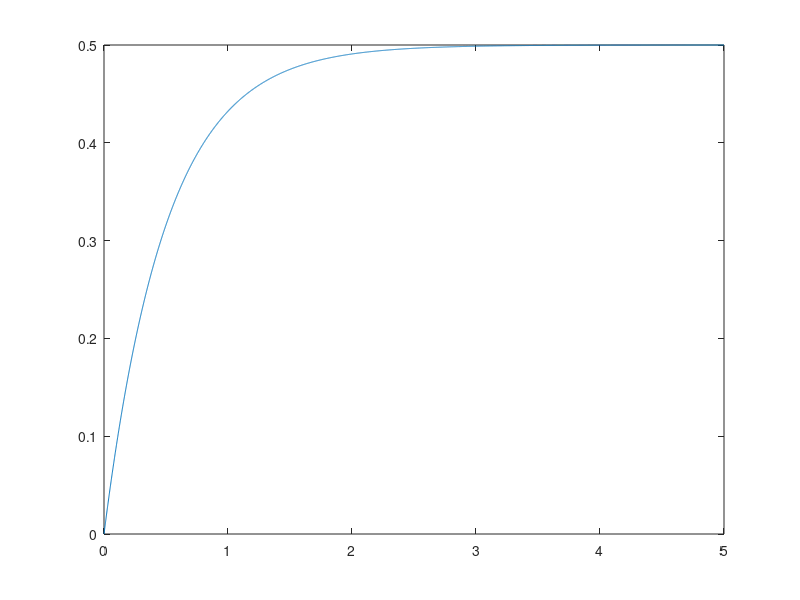
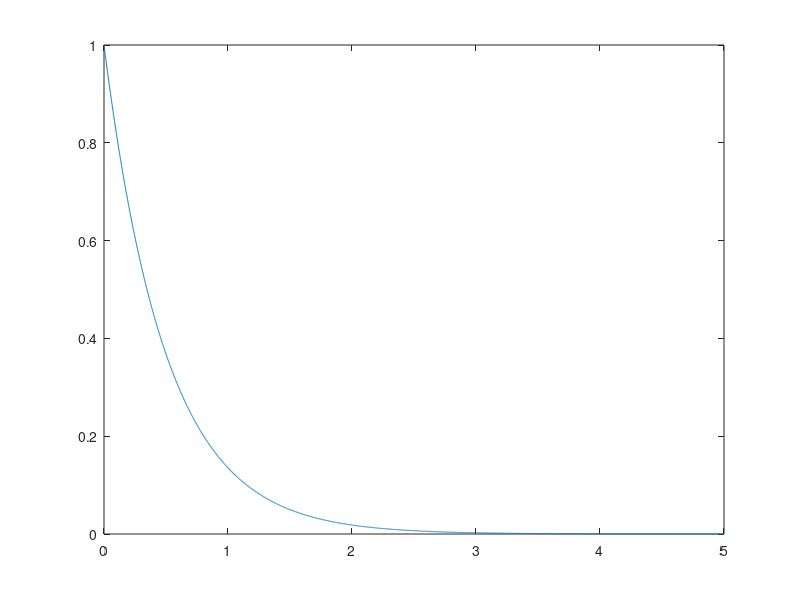
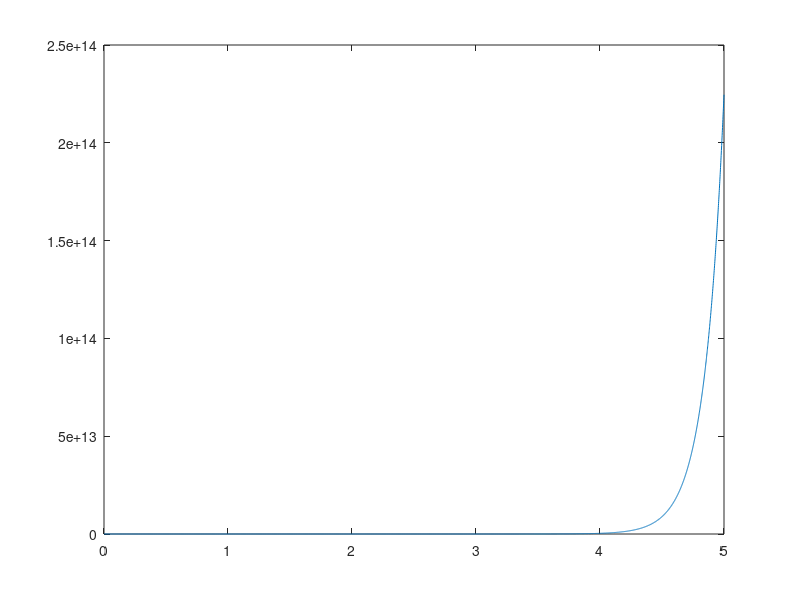

Write MATLAB code to recreate these figures, in order.
###### Espaço de Estados ######
##            &              ##
### Função de Trnasferência ###

%%Necessário:
 # pkg list
 # pkg install -forge control
 # pkg load control

clear
clc
close all

%%%%%%%%%%%%%%%%%%%%%%%%%%%%%% Espaço de Estados %%%%%%%%%%%%%%%%%%%%%%%%%%
A = [1 -2; -4 5];
B = [1;2;];
C = [1 0];
D = [0];

% Função Octave para Space State
sys1 = ss(A,B,C,D) ;

# ssdata(sys1)
[Ad,Bd,Cd,Dd] = ssdata(sys1) ;

polos = pole(sys1) # o sistema é instável, portanto na linha 82 o gráfico
# gerado terá comportamento instável.

%%%%%%%%%%%%%%%%%%%%%%%%%%%%%%%%%%%%%%%%%%%%%%%%%%%%%%%%%%%%%%%%%%%%%%%%%%%
%%%%%%%%%%%%%%%%%%%%%%%%%%% Função de Transferência %%%%%%%%%%%%%%%%%%%%%%%

num1 = [1 1 2];
den1 = [1 0 1 1 5];

FT1 = tf(num1,den1) ;

%%% Forma Alternativa %%%

s = tf([1 0],[1]) ;

FT2 = (s^2 + s + 2)/(s^4 + s^2 + s + 5) ;


[num2, den2] = tfdata(FT2) ;
FT1*FT2

%%% Realização Mínima %%%

TF3 = (s+1)/((s+1)*(s+2)) ;
TF3 = minreal(TF3) ;

%%%%%%%%%%%%%%%%%%%%%%%%%%%%%%%%%%%%%%%%%%%%%%%%%%%%%%%%%%%%%%%%%%%%%%%%%%%
%%%%%%%%%%%%%%%%%%%%%% Conversão de Representações %%%%%%%%%%%%%%%%%%%%%%%%
# SS --> TF
# De SS para TF

[num4,den4] = ss2tf(sys1) ;
FT4 = tf(num4, den4) ;

% TF --> SS

[A4,B4,C4,D4] = tf2ss(FT4) #janlea de comandos --> help tf2ss#

%%%%%%%%%%%%%%%%%%%%%%%%%%%%%%%%%%%%%%%%%%%%%%%%%%%%%%%%%%%%%%%%%%%%%%%%%%%
%%%%%%%%%%%%%%%%%%%%%%%%%%%%%%% Simulação %%%%%%%%%%%%%%%%%%%%%%%%%%%%%%%%%

%%% Função Step %%%
# step(TF3)    Gera um gráfico já formatado (grid, collor e os cacete)
t = [0:1e-3:5];
[y,t] = step(TF3,t);

plot(t,y)

%%% Função Impulso %%%
t = [0:1e-3:5];
[y2,t] = impulse(TF3,t);

figure
plot(t,y2)

%%% Simulação de Sistemas Lineares %%%
t = [0:1e-3:5];
u = sin(10*t)+2*sin(30*t);

[y3,t] = lsim(sys1,u,t,[10; 0;]); #atentar à condição inicial que é = ordem

figure
plot(t,y3)
